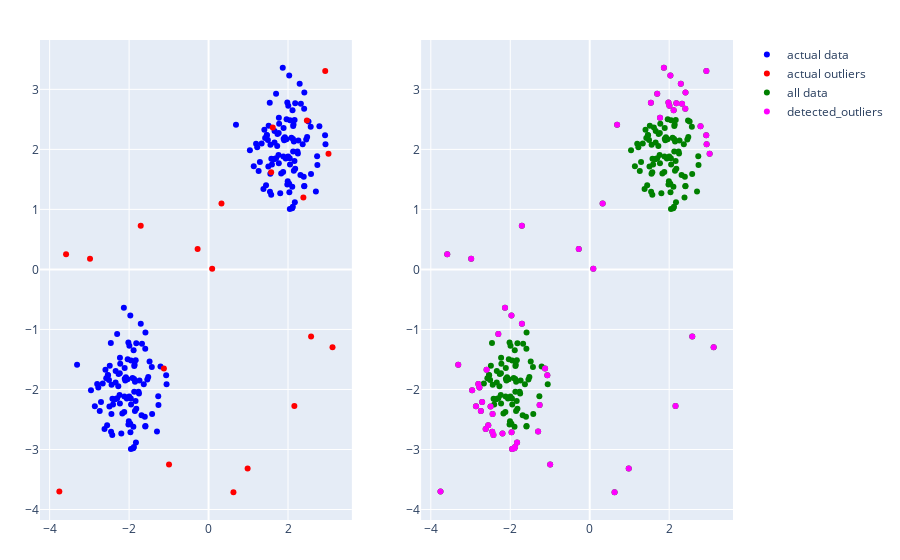

This figure's notebook cell:
### Code cell
from plotly.subplots import make_subplots

fig = make_subplots(rows=1, cols=2, row_heights=[400], column_widths=[500, 500])

subfig = px.scatter(X, x='x', y='y', color_discrete_sequence=['blue'])
subfig.data[0].name="actual data"
subfig.data[0].showlegend=True
fig.add_trace(subfig.data[0], row=1, col=1)
# subfig.data[0].showlegend=False
# fig.add_trace(subfig.data[0], row=1, col=2)

fig.add_trace(
    go.Scatter(x=X_outliers['x'], y=X_outliers['y'], mode='markers',
               marker=dict(color='red')
               , name="actual outliers"
              ),
    row=1, col=1
)

fig.add_trace(
    go.Scatter(x=X_all['x'], y=X_all['y'], mode='markers',
               marker=dict(color='green'),
               name="all data"
              ),
    row=1, col=2
)


fig.add_trace(
    go.Scatter(x=outliers_pred['x'], y=outliers_pred['y'], mode='markers',
              marker=dict(color='magenta'),
               name="detected_outliers"
              ),
    row=1, col=2
)

fig.update_layout(margin=dict(l=40, r=40, t=40, b=40))

fig.show()

### Figure 1 — Plotly figure (JSON) as saved in the notebook; plotly's stock layout.template omitted (floating-point values rounded to 4 significant figures; data arrays with more than 128 entries replaced by an {"elided": "..."} marker saying what was removed)
{"data": [{"hovertemplate": "x=%{x}<br>y=%{y}<extra></extra>", "legendgroup": "", "marker": {"color": "blue", "symbol": "circle"}, "mode": "markers", "name": "actual data", "orientation": "v", "showlegend": true, "type": "scatter", "x": {"elided": "200 float values"}, "xaxis": "x", "y": {"elided": "200 float values"}, "yaxis": "y"}, {"marker": {"color": "red"}, "mode": "markers", "name": "actual outliers", "type": "scatter", "x": [3.019, 1.576, -1.124, 2.475, 2.937, 0.09074, 2.386, 1.616, 3.12, -0.9953, 0.6262, -0.2752, -1.708, -3.756, 2.581, -2.984, 2.16, 0.9831, -3.587, 0.3251], "xaxis": "x", "y": [1.926, 1.62, -1.651, 2.481, 3.306, 0.01213, 1.2, 2.366, -1.296, -3.248, -3.712, 0.3412, 0.7267, -3.701, -1.118, 0.1779, -2.273, -3.317, 0.2508, 1.099], "yaxis": "y"}, {"marker": {"color": "green"}, "mode": "markers", "name": "all data", "type": "scatter", "x": {"elided": "220 float values"}, "xaxis": "x2", "y": {"elided": "220 float values"}, "yaxis": "y2"}, {"marker": {"color": "magenta"}, "mode": "markers", "name": "detected_outliers", "type": "scatter", "x": [-1.879, -2.862, -2.454, -1.966, -2.301, -1.896, -2.739, -1.828, -2.553, -3.31, -1.954, -1.261, -2.196, -2.708, -2.959, -1.97, -1.299, -1.707, -2.495, -2.775, -2.804, -2.618, -1.067, -2.596, -2.445, -2.132, -2.423, 2.324, 2.79, 1.699, 1.77, 2.406, 2.181, 1.982, 0.6901, 2.943, 2.03, 2.293, 1.54, 2.114, 2.933, 2.411, 2.007, 1.868, 3.019, -1.124, 2.937, 0.09074, 3.12, -0.9953, 0.6262, -0.2752, -1.708, -3.756, 2.581, -2.984, 2.16, 0.9831, -3.587, 0.3251], "xaxis": "x2", "y": [-2.957, -2.281, -2.706, -2.712, -1.074, -2.98, -2.36, -2.882, -2.598, -1.589, -2.994, -2.259, -2.732, -2.21, -2.013, -0.7684, -2.701, -0.9048, -2.283, -1.966, -1.908, -2.66, -1.763, -1.672, -2.408, -0.6399, -2.757, 2.762, 2.384, 2.926, 2.529, 2.678, 2.769, 2.782, 2.411, 2.087, 3.232, 3.095, 2.775, 2.654, 2.237, 2.948, 2.727, 3.36, 1.926, -1.651, 3.306, 0.01213, -1.296, -3.248, -3.712, 0.3412, 0.7267, -3.701, -1.118, 0.1779, -2.273, -3.317, 0.2508, 1.099], "yaxis": "y2"}], "layout": {"autosize": true, "margin": {"b": 40, "l": 40, "r": 40, "t": 40}, "xaxis": {"anchor": "y", "autorange": true, "domain": [0, 0.45], "range": [-4.201, 3.565], "type": "linear"}, "xaxis2": {"anchor": "y2", "autorange": true, "domain": [0.55, 1], "range": [-4.201, 3.565], "type": "linear"}, "yaxis": {"anchor": "x", "autorange": true, "domain": [0, 1], "range": [-4.196, 3.844], "type": "linear"}, "yaxis2": {"anchor": "x2", "autorange": true, "domain": [0, 1], "range": [-4.196, 3.844], "type": "linear"}}}
